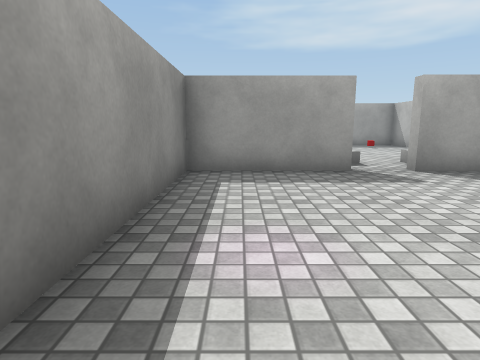
[1] (above)

13 first-person views from a walk through a Unity game level. The camera is 1.2 m above the floor, tilts 10° down and sees 75° across. The floor is counted in squares, 1.08 m on a side. Each view is taken from the middle of a square. On the plan, view 1 faces up. The plan holds only what a view shows up to about 13 squares ahead; the rest is blank. The player character is not drawn. Surface patterns are stand-ins for the level's own textures.

[2]
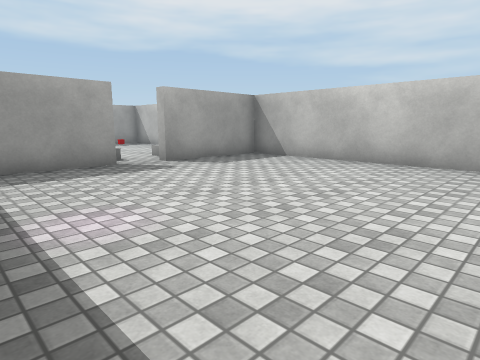

[3]
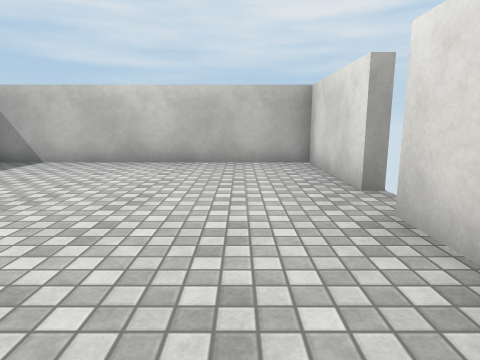

[4]
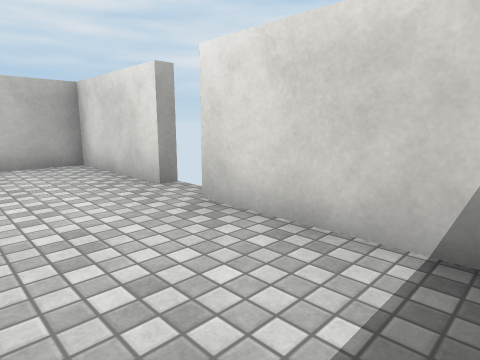

[5]
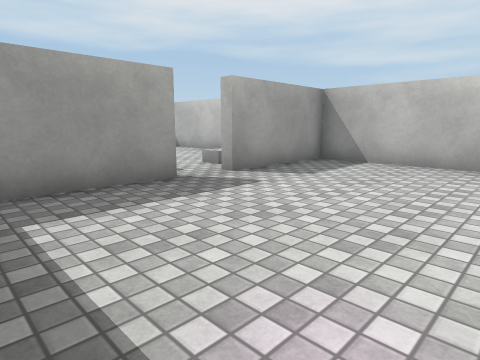

[6]
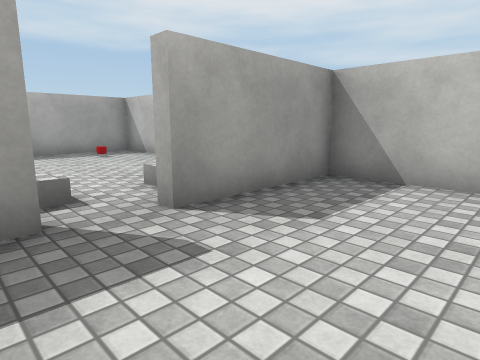

[7]
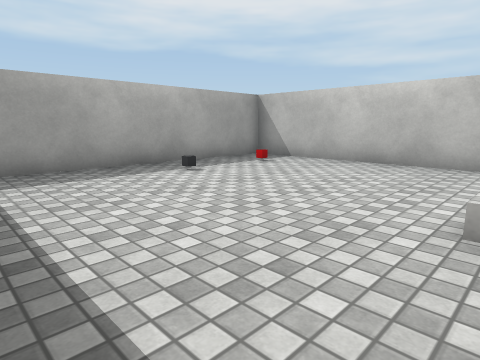

[8]
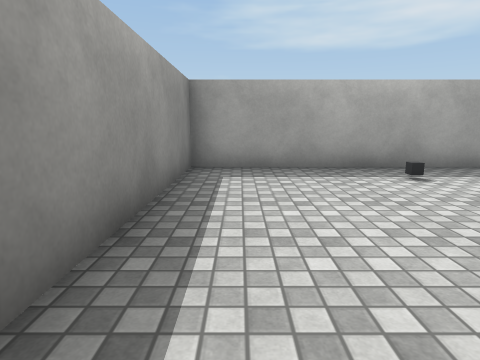

[9]
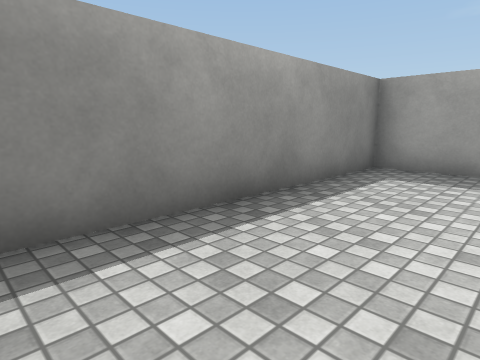

[10]
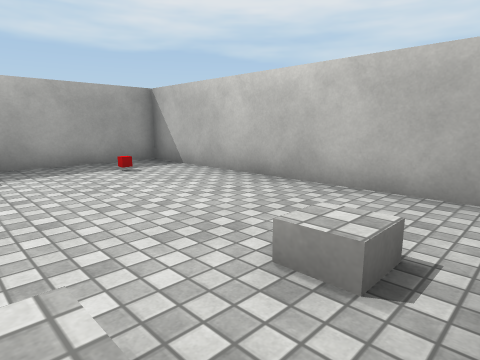

[11]
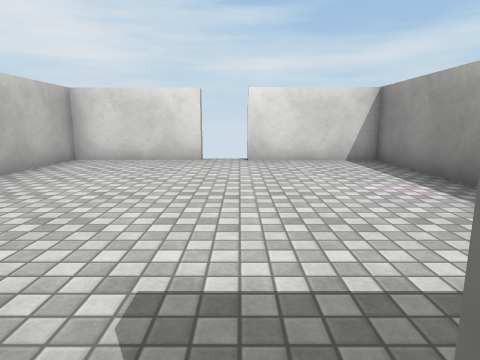

[12]
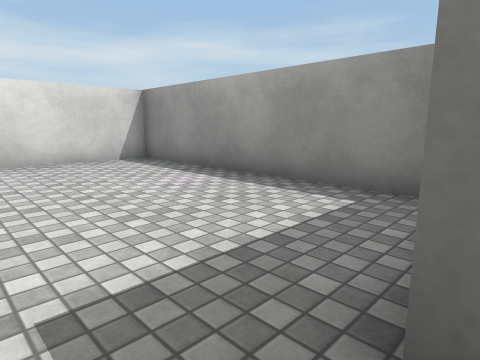

[13]
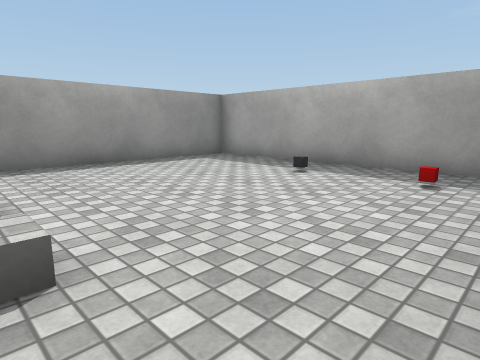

### Floor plan
Ten units are one square. View 1 is at (0, 0); x grows to the right and y downward. Boxes are objects, and circles mark ways between rooms. Rooms are numbered by the first view taken in them; rooms with no view inside come last. Other rooms are left out.
<svg viewBox="-18 -178 106 208">
<path fill="none" stroke="#000" d="M29 -77 -13 -77 -13 19 28 19M43 25 43 19 83 19 83 -77 43 -77 43 -80M83 -86 83 -173 -13 -173 -13 -94"/>
<circle cx="35" cy="-80" r="3" fill="#2a7"/>
<text x="30" y="-30">1</text>
<text x="30" y="-130">2</text>
</svg>
Room 1 opens to room 2.

Where each view was taken, in squares from view 1:
view 1: 0 up, 0 right, facing up
view 2: 1 down, 1 left, facing up-right
view 3: 0 up, 1 left, facing right
view 4: 1 up, 1 left, facing down-right
view 5: 2 up, 1 left, facing up-right
view 6: 4 up, 2 right, facing up-right
view 7: 9 up, 1 left, facing up-right
view 8: 9 up, 0 right, facing up
view 9: 9 up, 2 right, facing up-left
view 10: 8 up, 3 right, facing up-right
view 11: 8 up, 3 right, facing down
view 12: 8 up, 4 right, facing down-left
view 13: 9 up, 8 right, facing up-left
